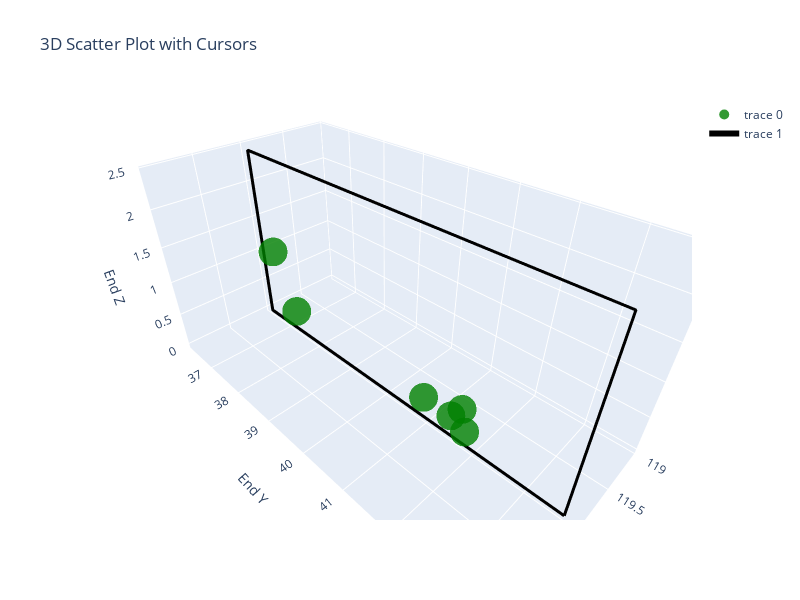

The notebook cell saved with this chart:
### Code cell
import plotly.graph_objects as go
from plotly.subplots import make_subplots

# Create a subplot with 3D scatter plot
fig = make_subplots(rows=1, cols=1, specs=[[{'type': 'scatter3d'}]])

# Add the scatter plot trace
fig.add_trace(
    go.Scatter3d(
        x=best_shots['end_x'],
        y=best_shots['end_y'],
        z=best_shots['end_z'],
        mode='markers',
        marker=dict(
            size=10,
            color='green',
            opacity=0.8
        ),
        text=best_shots['player.name'].apply(lambda x: x.split(" ")[-1] + " " + x.split(" ")[0] + " "),
    )
)

# Set the layout
fig.update_layout(
    scene=dict(
        xaxis=dict(title='End X'),
        yaxis=dict(title='End Y'),
        zaxis=dict(title='End Z'),
        aspectmode='manual',
        aspectratio=dict(x=1, y=2, z=1)  # Set the same scaling factor for all axes
    ),
    title='3D Scatter Plot with Cursors',
    width=800,
    height=600,
)

# draw 3 posts of the goal center at (120, 40, 0) and height 2.44  and width 7.32
fig.add_trace(
    go.Scatter3d(
        x=[120, 120, 120, 120, 120],
        y=[40 + goal_width / 2, 40 + goal_width / 2, 40 - goal_width / 2, 40 - goal_width / 2, 40  +goal_width / 2],
        z=[0, goal_height, goal_height, 0, 0],
        mode='lines',
        line=dict(color='black', width=6)
    )
)

# Show the figure
fig.show()

### Figure 1 — Plotly figure (JSON) as saved in the notebook; plotly's stock layout.template omitted (floating-point values rounded to 4 significant figures)
{"data": [{"marker": {"color": "green", "opacity": 0.8, "size": 10}, "mode": "markers", "text": ["Cuccittini Lionel ", "Hernández Ángel ", "Lottin Kylian ", "Lottin Kylian ", "Cuccittini Lionel ", "Lottin Kylian "], "type": "scatter3d", "x": [120, 120, 120, 120, 120, 120], "y": [41.8, 41.7, 37.3, 41.5, 40.9, 36.7], "z": [0.2, 0.5, 0.3, 0.3, 0.3, 1.1]}, {"line": {"color": "black", "width": 6}, "mode": "lines", "type": "scatter3d", "x": [120, 120, 120, 120, 120], "y": [43.66, 43.66, 36.34, 36.34, 43.66], "z": [0, 2.44, 2.44, 0, 0]}], "layout": {"height": 600, "scene": {"aspectmode": "manual", "aspectratio": {"x": 1, "y": 2, "z": 1}, "domain": {"x": [0, 1], "y": [0, 1]}, "xaxis": {"title": {"text": "End X"}}, "yaxis": {"title": {"text": "End Y"}}, "zaxis": {"title": {"text": "End Z"}}}, "title": {"text": "3D Scatter Plot with Cursors"}, "width": 800}}
